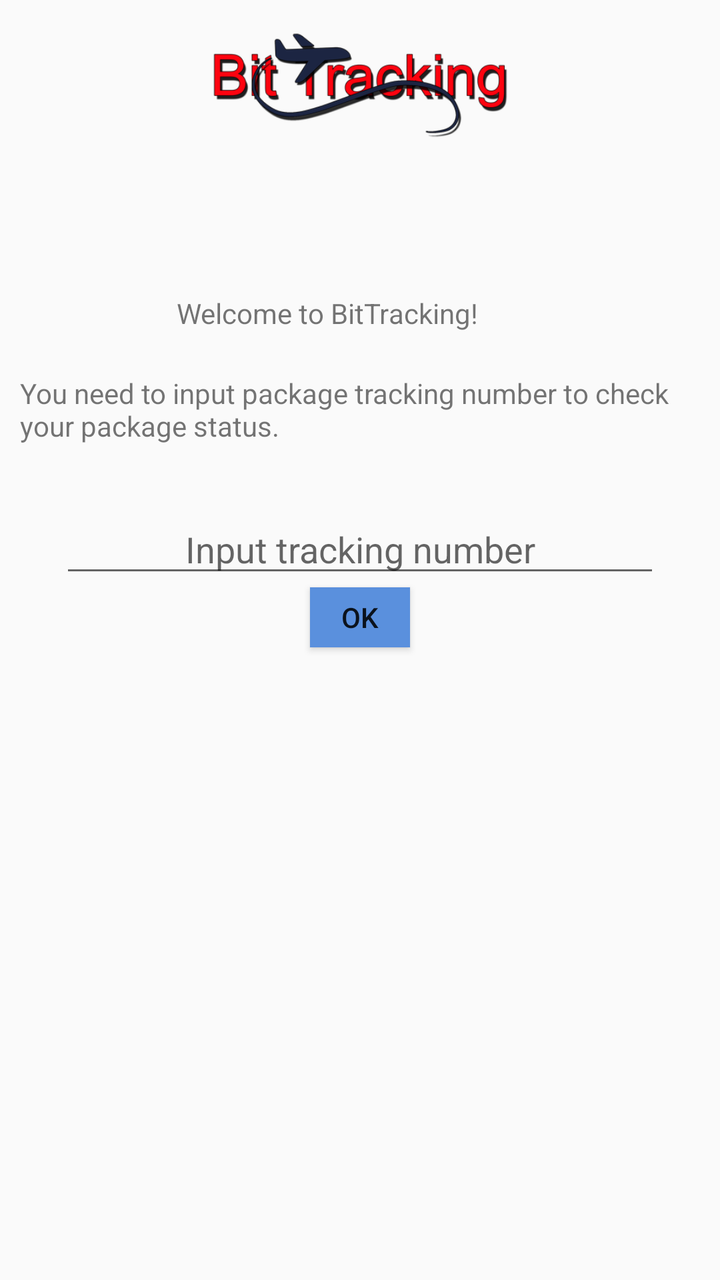
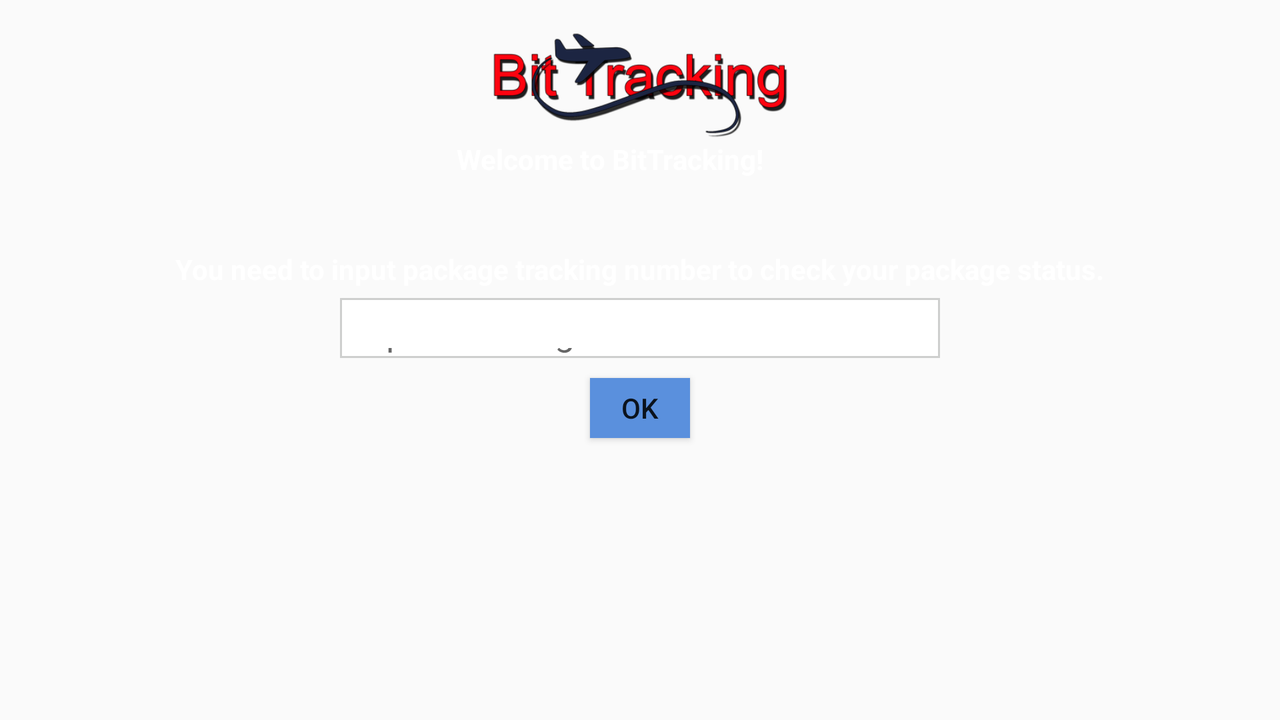

First picture: res/layout/ on a phone held upright. Second picture: the repository's own variant of that layout, on a device whose configuration matches the variant's folder. Source for both follows.
<!-- AndroidManifest.xml: application theme AppTheme -->
<!-- res/layout/activity_track_package.xml -->
<?xml version="1.0" encoding="utf-8"?>
<RelativeLayout xmlns:android="http://schemas.android.com/apk/res/android"
    android:orientation="vertical"
    android:layout_width="match_parent"
    android:layout_height="match_parent"
    android:background="@drawable/backgroundpic"
    android:layout_centerInParent="true"
    android:padding="10dp"
    >
    <RelativeLayout
        android:id="@+id/header"
        android:layout_width="match_parent"
        android:layout_height="wrap_content"
        android:layout_alignParentTop="true"
        android:gravity="center"
        android:src="@drawable/logo">

        <ImageView
            android:id="@+id/imageView1"
            android:layout_width="match_parent"
            android:layout_height="60dp"
            android:src="@drawable/logo"
            android:layout_alignParentLeft="true"
            android:layout_alignParentStart="true"/>
    </RelativeLayout>
    <LinearLayout
        android:layout_width="match_parent"
        android:layout_height="wrap_content"
        android:paddingTop="50dp"
        android:orientation="vertical"
        android:gravity="center"
        android:layout_centerVertical="true"
        android:layout_alignParentLeft="true"
        android:layout_alignParentStart="true"
        android:id="@+id/linearLayout">
        <TextView
            android:layout_width="183dp"
            android:layout_height="40dp"
            android:text="Welcome to BitTracking!"
            android:id="@+id/textView"
            android:layout_gravity="center_horizontal"
            android:layout_alignParentTop="true"
            android:layout_centerHorizontal="true"/>

        <TextView
            android:layout_width="wrap_content"
            android:layout_height="wrap_content"
            android:textAppearance="?android:attr/textAppearanceSmall"
            android:text="You need to input package tracking number to check your package status."
            android:id="@+id/textView2"
            android:layout_below="@+id/textView"
            android:layout_alignParentRight="true"
            android:layout_alignParentEnd="true"/>

        <EditText
            android:layout_width="300dp"
            android:layout_height="wrap_content"
            android:paddingTop="40dp"
            android:textAlignment="center"
            android:id="@+id/tracking_number"
            android:hint="Input tracking number"
            android:layout_below="@+id/textView2"
            android:layout_alignParentLeft="true"
            android:layout_alignParentStart="true"/>

        <Button
            android:layout_width="50dp"
            android:layout_height="30dp"
            android:layout_gravity="center_horizontal"
            android:text="OK"
            android:id="@+id/ok_button"
            android:background="#5a90dd"
            android:layout_below="@+id/tracking_number"
            android:layout_alignLeft="@+id/textView"
            android:layout_alignStart="@+id/textView"
            android:layout_above="@+id/linearLayout"
            android:layout_alignRight="@+id/textView"
            android:layout_alignEnd="@+id/textView"/>

        <LinearLayout
            android:orientation="vertical"
            android:layout_width="match_parent"
            android:layout_height="match_parent"
            android:weightSum="1">

            <LinearLayout
                android:orientation="vertical"
                android:layout_width="match_parent"
                android:layout_height="87dp"
                android:weightSum="1">
            </LinearLayout>

            <LinearLayout
                android:id="@+id/layout"
                android:orientation="vertical"
                android:layout_width="match_parent"
                android:layout_height="132dp">

            </LinearLayout>
        </LinearLayout>
    </LinearLayout>


</RelativeLayout>
<!-- resources referenced by this layout -->
<resources>
  <!-- drawable logo: png bitmap (drawable, 36606 bytes) -->
  <style name="AppTheme" parent="Theme.AppCompat.Light.NoActionBar">
          
          <item name="colorPrimary">@color/colorPrimary</item>
          <item name="colorPrimaryDark">@color/colorPrimaryDark</item>
          <item name="colorAccent">@color/colorAccent</item>
      </style>
</resources>
<!-- res/layout-land/activity_track_package.xml (the repository's variant of the layout above) -->
<!-- drawn on the phone turned sideways -->
<?xml version="1.0" encoding="utf-8"?>
<RelativeLayout xmlns:android="http://schemas.android.com/apk/res/android"
    android:orientation="vertical"
    android:layout_width="match_parent"
    android:layout_height="match_parent"
    android:background="@drawable/gray1"
    android:layout_centerInParent="true"
    android:padding="10dp"
    >
    <RelativeLayout
        android:id="@+id/header"
        android:layout_width="match_parent"
        android:layout_height="wrap_content"
        android:layout_alignParentTop="true"
        android:gravity="center"
        android:src="@drawable/logo">

        <ImageView
            android:id="@+id/imageView1"
            android:layout_width="match_parent"
            android:layout_height="60dp"
            android:src="@drawable/logo"
            android:layout_alignParentLeft="true"
            android:layout_alignParentStart="true"/>

    </RelativeLayout>
    <LinearLayout
        android:layout_width="match_parent"
        android:layout_height="wrap_content"
        android:paddingTop="50dp"
        android:orientation="vertical"
        android:gravity="center"
        android:id="@+id/linearLayout"
        android:layout_below="@+id/header">

        <TextView
            android:layout_width="wrap_content"
            android:layout_height="wrap_content"
            android:textAppearance="?android:attr/textAppearanceSmall"
            android:text="You need to input package tracking number to check your package status."
            android:id="@+id/textView2"
            android:textColor="#ffffff"
            android:textStyle="bold"
            android:layout_below="@+id/textView"
            android:layout_alignParentRight="true"
            android:layout_alignParentEnd="true"
            android:padding="5dp"/>

        <EditText
            android:layout_width="300dp"
            android:layout_height="30dp"
            android:paddingTop="40dp"
            android:id="@+id/tracking_number"
            android:hint="Input tracking number"
            android:layout_below="@+id/textView2"
            android:layout_alignParentLeft="true"
            android:layout_alignParentStart="true"
            style="@style/edittext_style"/>

        <Button
            android:layout_width="50dp"
            android:layout_height="30dp"
            android:layout_gravity="center_horizontal"
            android:text="OK"
            android:id="@+id/ok_button"
            android:background="#5a90dd"
            android:layout_below="@+id/tracking_number"
            android:layout_alignLeft="@+id/textView"
            android:layout_alignStart="@+id/textView"
            android:layout_above="@+id/linearLayout"
            android:layout_alignRight="@+id/textView"
            android:layout_alignEnd="@+id/textView"/>

        <LinearLayout
            android:orientation="vertical"
            android:layout_width="match_parent"
            android:layout_height="match_parent"
            android:weightSum="1">

            <LinearLayout
                android:id="@+id/layout"
                android:orientation="vertical"
                android:layout_width="match_parent"
                android:layout_height="132dp">

            </LinearLayout>
        </LinearLayout>
    </LinearLayout>

    <TextView
        android:layout_width="183dp"
        android:layout_height="30dp"
        android:text="Welcome to BitTracking!"
        android:id="@+id/textView"
        android:textColor="#ffffff"
        android:textStyle="bold"
        android:layout_below="@+id/header"
        android:layout_centerHorizontal="true"/>


</RelativeLayout>
<!-- resources referenced by the variant -->
<!-- as the phone turned sideways resolves them -->
<resources>
  <!-- drawable logo: png bitmap (drawable, 36606 bytes) -->
  <style name="edittext_style">
          <item name="android:background">@drawable/edittext_style</item>
          <item name="android:layout_marginLeft">10dp</item>
          <item name="android:layout_marginRight">10dp</item>
          <item name="android:layout_marginBottom">10dp</item>
          <item name="android:paddingLeft">8dp</item>
          <item name="android:paddingTop">5dp</item>
          <item name="android:paddingBottom">5dp</item>
          <item name="android:popupBackground">#DFFFFFFF</item>
      </style>
  <style name="AppTheme" parent="Theme.AppCompat.Light.NoActionBar">
          
          <item name="colorPrimary">@color/colorPrimary</item>
          <item name="colorPrimaryDark">@color/colorPrimaryDark</item>
          <item name="colorAccent">@color/colorAccent</item>
      </style>
  <!-- drawable edittext_style (drawable) -->
  <?xml version="1.0" encoding="utf-8"?>
  <selector xmlns:android="http://schemas.android.com/apk/res/android">
      <item><layer-list>
          <item><shape>
              <gradient android:angle="90" android:endColor="#ffffff" android:startColor="#ffffff" android:type="linear" />
  
              <stroke android:width="1dp" android:color="#CECFCE" />
  
              <corners android:radius="0dp" />
  
              <padding android:bottom="3dp" android:left="3dp" android:right="8dp" android:top="3dp" />
          </shape></item>
      </layer-list></item>
  
  </selector>
</resources>
